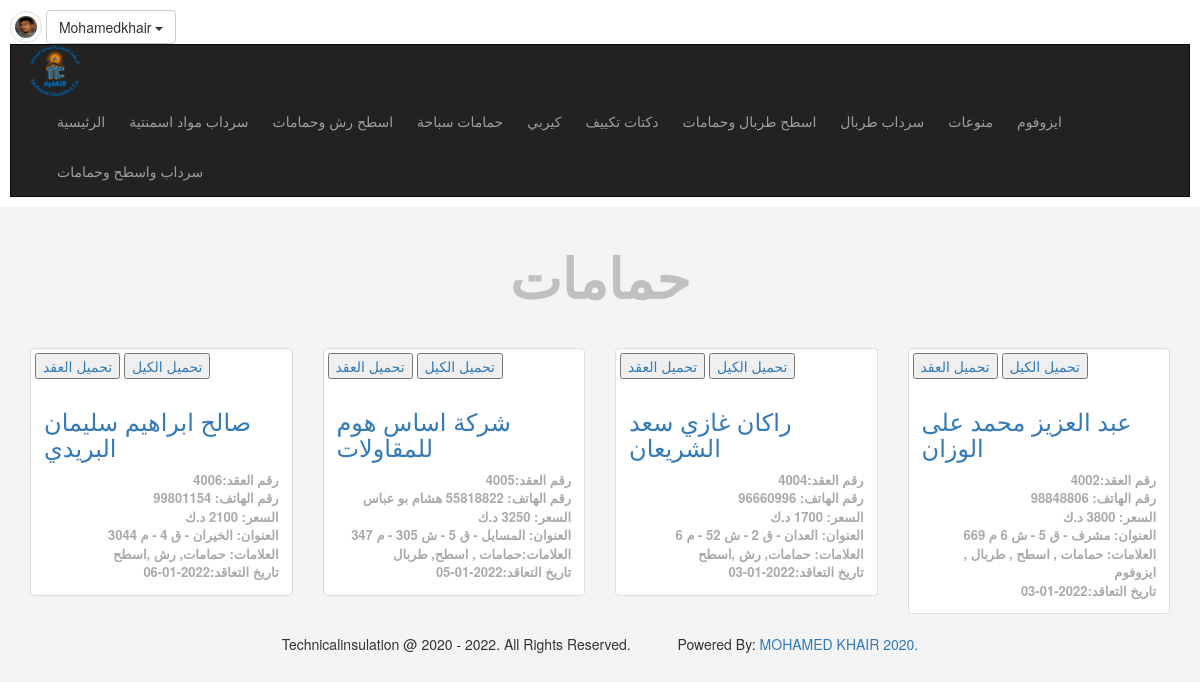
/tags.php?name=حمامات (signed in), run on the app's committed database.
### tables this page shows
CREATE TABLE `users` (
  `UserID` int(11) NOT NULL,
  `Username` varchar(255) NOT NULL,
  `Password` varchar(255) NOT NULL,
  `Email` varchar(255) NOT NULL,
  `FullName` varchar(255) NOT NULL,
  `GroupID` int(11) NOT NULL DEFAULT 0,
  `TrustStatus` int(11) NOT NULL DEFAULT 0,
  `RegStatus` int(11) NOT NULL DEFAULT 0,
  `Date` date NOT NULL,
  `avatar` varchar(255) NOT NULL,
  `Position` varchar(255) NOT NULL,
  `Salary` varchar(255) NOT NULL,
  `Phone` varchar(255) NOT NULL,
  `Notes` varchar(255) NOT NULL
);

CREATE TABLE `categories` (
  `ID` int(11) NOT NULL,
  `Name` varchar(255) NOT NULL,
  `Description` text NOT NULL,
  `Parent` int(11) NOT NULL,
  `Ordering` int(11) DEFAULT NULL,
  `Visibility` tinyint(4) NOT NULL DEFAULT 0,
  `Allow_Comment` tinyint(4) NOT NULL DEFAULT 0,
  `Allow_Ads` tinyint(4) NOT NULL DEFAULT 0
);

CREATE TABLE `items` (
  `Item_ID` int(11) NOT NULL,
  `Number` int(11) DEFAULT NULL,
  `Name` varchar(255) NOT NULL,
  `Description` text NOT NULL,
  `Price` varchar(255) NOT NULL,
  `Add_Date` date NOT NULL,
  `Country_Made` varchar(255) NOT NULL,
  `Image` varchar(255) NOT NULL,
  `Measure` varchar(255) NOT NULL,
  `Status` varchar(255) NOT NULL,
  `Rating` smallint(6) NOT NULL,
  `Approve` tinyint(4) NOT NULL DEFAULT 0,
  `Cat_ID` int(11) NOT NULL,
  `Member_ID` int(11) NOT NULL,
  `Tags` varchar(255) NOT NULL,
  `pay1` int(11) NOT NULL,
  `pay2` int(11) NOT NULL,
  `pay3` int(11) NOT NULL,
  `start` date NOT NULL,
  `pstage1` date NOT NULL,
  `pstage2` date NOT NULL,
  `pstage3` date NOT NULL,
  `pstage4` date NOT NULL,
  `pstage5` date NOT NULL,
  `plot1` date NOT NULL,
  `plot2` date NOT NULL,
  `plot3` date NOT NULL,
  `plot4` date NOT NULL,
  `plot5` date NOT NULL,
  `plot6` date NOT NULL,
  `plot7` date NOT NULL,
  `plot8` date NOT NULL,
  `plot9` date NOT NULL,
  `plot10` date NOT NULL,
  `plot11` date NOT NULL,
  `plot12` date NOT NULL,
  `plot13` date NOT NULL,
  `plot14` date NOT NULL,
  `plot15` date NOT NULL,
  `notes` varchar(255) NOT NULL
);

### init.php (called while the page is built, shortened)
<?php
include 'admin/connect.php';
$sessionUser = '';
if(isset($_SESSION['user']) ){
    $sessionUser = $_SESSION['user'];
}
$tpl = 'includes/templates/';
$func = 'includes/functions/';
$css = 'layout/css/';
include $func . 'functions.php';
include $tpl . 'header.php';

### includes/functions/functions.php (called while the page is built, shortened)
<?php
function getAllFrom2($field , $table , $orderField , $where = NULL, $and = NULL, $ordering ="DESC"){
    global $con;
    $getAll = $con->prepare ("SELECT $field FROM $table $where $and ORDER BY $orderField $ordering ");
    $getAll->execute();
    $all = $getAll->fetchAll();
    return $all;
}

### tags.php (the view, shortened to what this page needs)
<?php
 if (isset($_SESSION['user'])) {
  include 'init.php';
 ?>
<div class="container">
  <div class="row">
      <?php
      if (isset($_GET['name'])){
        $tag = $_GET['name'];
       echo "<h1 class='text-center'>" . $tag ."</h1>";
         $tagItems =  getAllFrom2("*" , "items" , "Item_ID" , "where tags like '%$tag%'", "AND Approve = 1");
          foreach ($tagItems as $item){
            echo '<div class="col-sm-6 col-md-3">';
            echo '<div class="thumbnail item-box">';
            echo "<a href='admin/uploads/avatars/" . $item['Image'] ." ' alt=' ' download> <button>تحميل العقد</button></a>";
            echo "<a href='admin/uploads/avatars/" . $item['Measure'] ." ' alt=' ' download> <button>تحميل الكيل</button></a>";
               echo '<div class="caption">';
                 echo '<h3><a href="items.php?itemid=' . $item['Item_ID'] .'">'. $item['Name'] .'</a></h3>';
                 echo '<div class="date">رقم العقد:' . $item['Number'] . '</div>';
                 echo '<div class="date">رقم الهاتف:' . $item['Description'] . '</div>';
                 echo '<div class="date">السعر:' . $item['Price'] . ' د.ك </div>';
                 echo '<div class="date">العنوان:' . $item['Country_Made'] . '</div>';
                 echo '<div class="date">العلامات:' . $item['Tags'] . '</div>';
                 echo '<div class="date">تاريخ التعاقد:' . $item['Add_Date'] . '</div>';
               echo '</div>';
            echo '</div>';
         echo '</div>';
          }
          }else{
           echo 'you must enter tag name';
        }
        ?>
  </div>
 </div>
 <?php
} else {
    header('location:login.php');
    exit();
}
 include $tpl . 'footer.php'; ?>

### includes/templates/header.php (shortened to what this page needs)
<!DOCTYPE html>
<html lang="en">
<head>
    <link rel="stylesheet" href="<?php echo $css; ?>bootstrap.min.css"/>
    <link rel="stylesheet" href="<?php echo $css; ?>font-awesome.min.css"/>
    <link rel="stylesheet" href="<?php echo $css; ?>jquery-ui.css"/>
    <link rel="stylesheet" href="<?php echo $css; ?>jquery.selectBoxIt.css"/>
    <link rel="stylesheet" href="<?php echo $css; ?>front.css"/>
</head>
<body>
<div class="upper-bar">
        <?php
          $getUser = $con->prepare("SELECT * FROM users WHERE Username = ?");
          $getUser->execute(array($sessionUser));
          $info = $getUser->fetch();
        if(isset($_SESSION['user'])){?>
        <img class="my-image img-thumbnail img-circle" src="admin/uploads/avatars/<?php echo $info['avatar'] ?>" alt=" " />
        <div class="btn-group my-info">
            <span class="btn btn-default dropdown-toggle" data-toggle="dropdown">
                <?php echo $sessionUser?>
                <span class="caret"></span>
                </span>
        </div>
            <nav class="navbar navbar-inverse " >
        <div class="container">
            <div class="navbar-header">
            <a href="https://technicalinsulation.000webhostapp.com/" target="_blank"><img style="width: 50px;" src="admin/uploads/avatars/logo.png" alt="logo"></a>
            </div>
            <div class="collapse navbar-collapse" id="app-nav">
                <ul class="nav navbar-nav navbar-right">
                <li> <a href="index.php">الرئيسية</a></li>
                    <?php
                    $allCats = getAllFrom2("*" , "categories" ,"ID", "where parent = 0", "", "ASC");
                    foreach ($allCats as $cat){
                        echo '<li> <a href="categories.php?pageid=' . $cat['ID'] .'">' . $cat['Name'] . '</a></li>';
                    }
                    ?>
                </ul>
            </div>
        </div>
        </nav>
        <?php
        }else{
        ?>
        <a href="login.php">
            <span class="pull-right">دخول/تسجيل</span>
        </a>
        <?php } ?>
</div>

### layout/css/front.css (style rules this page uses)
body { background-color: #F4F4F4; text-transform: capitalize; }
h1 { font-size: 55px; margin: 40px 0; font-weight: bold; color: #c0c0c0; }
.navbar { border-radius: 0; margin-bottom: 0; }
.nav > li >a, .navbar-brand { padding: 15px 12px; }
.upper-bar { padding: 10px; background-color: #FFF; }
.my-image { width: 32px; height: 32px; }
.item-box { position: relative; }
.thumbnail .date { text-align: right; font-size: 13px; color: #aaa; font-weight: bold; }

### data on the page
users: avatar (picture)
categories: Name "سرداب مواد اسمنتية"
categories: Name "اسطح رش وحمامات"
categories: Name "حمامات سباحة"
categories: Name "كيربي"
categories: Name "دكتات تكييف"
categories: Name "اسطح طربال وحمامات"
categories: Name "سرداب طربال"
categories: Name "منوعات"
categories: Name "ايزوفوم"
categories: Name "سرداب واسطح وحمامات"
items: Name "صالح ابراهيم سليمان البريدي", Number "4006", Description "99801154", Price "2100", Country_Made "الخيران - ق 4 - م 3044", Tags "حمامات, رش ,اسطح", Add_Date "2022-01-06"
items: Name "شركة اساس هوم للمقاولات", Number "4005", Description "55818822 هشام بو عباس", Price "3250", Country_Made "المسايل - ق 5 - ش 305 - م 347", Tags "حمامات , اسطح, طربال", Add_Date "2022-01-05"
items: Name "راكان غازي سعد الشريعان", Number "4004", Description "96660996", Country_Made "العدان - ق 2 - ش 52 - م 6", Tags "حمامات, رش ,اسطح", Add_Date "2022-01-03"
items: Name "عبد العزيز محمد على الوزان", Number "4002", Description "98848806", Price "3800", Country_Made "مشرف - ق 5 - ش 6 م 669", Tags "حمامات , اسطح , طربال , ايزوفوم", Add_Date "2022-01-03"

### other printed values
$sessionUser "Mohamedkhair"
$tag "حمامات"
